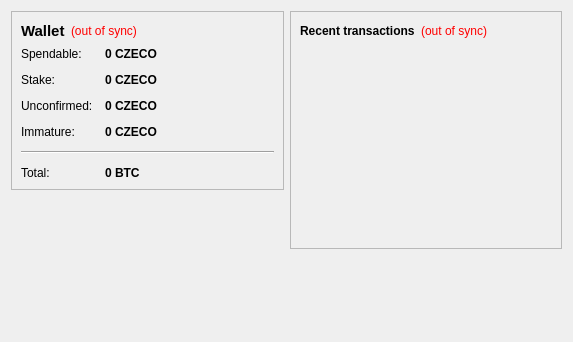
<?xml version="1.0" encoding="UTF-8"?>
<ui version="4.0">
 <class>OverviewPage</class>
 <widget class="QWidget" name="OverviewPage">
  <property name="geometry">
   <rect>
    <x>0</x>
    <y>0</y>
    <width>573</width>
    <height>342</height>
   </rect>
  </property>
  <property name="windowTitle">
   <string>Form</string>
  </property>
  <layout class="QHBoxLayout" name="horizontalLayout" stretch="1,1">
   <item>
    <layout class="QVBoxLayout" name="verticalLayout_2">
     <item>
      <widget class="QFrame" name="frame">
       <property name="frameShape">
        <enum>QFrame::StyledPanel</enum>
       </property>
       <property name="frameShadow">
        <enum>QFrame::Raised</enum>
       </property>
       <layout class="QVBoxLayout" name="verticalLayout_4">
        <item>
         <layout class="QHBoxLayout" name="horizontalLayout_4">
          <item>
           <widget class="QLabel" name="label_5">
            <property name="font">
             <font>
              <pointsize>11</pointsize>
              <weight>75</weight>
              <bold>true</bold>
             </font>
            </property>
            <property name="text">
             <string>Wallet</string>
            </property>
           </widget>
          </item>
          <item>
           <widget class="QLabel" name="labelWalletStatus">
            <property name="toolTip">
             <string>The displayed information may be out of date. Your wallet automatically synchronizes with the Czecoin network after a connection is established, but this process has not completed yet.</string>
            </property>
            <property name="styleSheet">
             <string notr="true">QLabel { color: red; }</string>
            </property>
            <property name="text">
             <string notr="true">(out of sync)</string>
            </property>
            <property name="alignment">
             <set>Qt::AlignLeading|Qt::AlignLeft|Qt::AlignVCenter</set>
            </property>
           </widget>
          </item>
          <item>
           <spacer name="horizontalSpacer_2">
            <property name="orientation">
             <enum>Qt::Horizontal</enum>
            </property>
            <property name="sizeHint" stdset="0">
             <size>
              <width>40</width>
              <height>20</height>
             </size>
            </property>
           </spacer>
          </item>
         </layout>
        </item>
        <item>
         <layout class="QFormLayout" name="formLayout_2">
          <property name="fieldGrowthPolicy">
           <enum>QFormLayout::AllNonFixedFieldsGrow</enum>
          </property>
          <property name="horizontalSpacing">
           <number>12</number>
          </property>
          <property name="verticalSpacing">
           <number>12</number>
          </property>
          <item row="0" column="0">
           <widget class="QLabel" name="label">
            <property name="text">
             <string>Spendable:</string>
            </property>
           </widget>
          </item>
          <item row="0" column="1">
           <widget class="QLabel" name="labelBalance">
            <property name="font">
             <font>
              <weight>75</weight>
              <bold>true</bold>
             </font>
            </property>
            <property name="cursor">
             <cursorShape>IBeamCursor</cursorShape>
            </property>
            <property name="toolTip">
             <string>Your current spendable balance</string>
            </property>
            <property name="text">
             <string notr="true">0 CZECO</string>
            </property>
            <property name="textInteractionFlags">
             <set>Qt::LinksAccessibleByMouse|Qt::TextSelectableByKeyboard|Qt::TextSelectableByMouse</set>
            </property>
           </widget>
          </item>
          <item row="1" column="0">
           <widget class="QLabel" name="label_6">
            <property name="text">
             <string>Stake:</string>
            </property>
           </widget>
          </item>
          <item row="1" column="1">
           <widget class="QLabel" name="labelStake">
            <property name="font">
             <font>
              <weight>75</weight>
              <bold>true</bold>
             </font>
            </property>
            <property name="cursor">
             <cursorShape>IBeamCursor</cursorShape>
            </property>
            <property name="toolTip">
             <string>Total of coins that was staked, and do not yet count toward the current balance</string>
            </property>
            <property name="text">
             <string notr="true">0 CZECO</string>
            </property>
            <property name="textInteractionFlags">
             <set>Qt::LinksAccessibleByMouse|Qt::TextSelectableByKeyboard|Qt::TextSelectableByMouse</set>
            </property>
           </widget>
          </item>
          <item row="2" column="0">
           <widget class="QLabel" name="label_3">
            <property name="text">
             <string>Unconfirmed:</string>
            </property>
           </widget>
          </item>
          <item row="2" column="1">
           <widget class="QLabel" name="labelUnconfirmed">
            <property name="font">
             <font>
              <weight>75</weight>
              <bold>true</bold>
             </font>
            </property>
            <property name="cursor">
             <cursorShape>IBeamCursor</cursorShape>
            </property>
            <property name="toolTip">
             <string>Total of transactions that have yet to be confirmed, and do not yet count toward the current balance</string>
            </property>
            <property name="text">
             <string notr="true">0 CZECO</string>
            </property>
            <property name="textInteractionFlags">
             <set>Qt::LinksAccessibleByMouse|Qt::TextSelectableByKeyboard|Qt::TextSelectableByMouse</set>
            </property>
           </widget>
          </item>
          <item row="3" column="0">
           <widget class="QLabel" name="labelImmatureText">
            <property name="text">
             <string>Immature:</string>
            </property>
           </widget>
          </item>
          <item row="3" column="1">
           <widget class="QLabel" name="labelImmature">
            <property name="font">
             <font>
              <weight>75</weight>
              <bold>true</bold>
             </font>
            </property>
            <property name="toolTip">
             <string>Mined balance that has not yet matured</string>
            </property>
            <property name="text">
             <string notr="true">0 CZECO</string>
            </property>
            <property name="textInteractionFlags">
             <set>Qt::LinksAccessibleByMouse|Qt::TextSelectableByKeyboard|Qt::TextSelectableByMouse</set>
            </property>
           </widget>
          </item>
          <item row="4" column="0" colspan="2">
           <widget class="Line" name="line">
            <property name="orientation">
             <enum>Qt::Horizontal</enum>
            </property>
           </widget>
          </item>
          <item row="5" column="0">
           <widget class="QLabel" name="labelTotalText">
            <property name="text">
             <string>Total:</string>
            </property>
           </widget>
          </item>
          <item row="5" column="1">
           <widget class="QLabel" name="labelTotal">
            <property name="font">
             <font>
              <weight>75</weight>
              <bold>true</bold>
             </font>
            </property>
            <property name="cursor">
             <cursorShape>IBeamCursor</cursorShape>
            </property>
            <property name="toolTip">
             <string>Your current total balance</string>
            </property>
            <property name="text">
             <string notr="true">0 BTC</string>
            </property>
            <property name="textInteractionFlags">
             <set>Qt::LinksAccessibleByMouse|Qt::TextSelectableByKeyboard|Qt::TextSelectableByMouse</set>
            </property>
           </widget>
          </item>
         </layout>
        </item>
       </layout>
      </widget>
     </item>
     <item>
      <spacer name="verticalSpacer_3">
       <property name="orientation">
        <enum>Qt::Vertical</enum>
       </property>
       <property name="sizeHint" stdset="0">
        <size>
         <width>20</width>
         <height>40</height>
        </size>
       </property>
      </spacer>
     </item>
     <item>
      <widget class="QLabel" name="label_2">
       <property name="text">
        <string/>
       </property>
       <property name="pixmap">
        <pixmap resource="../bitcoin.qrc">:/images/backg</pixmap>
       </property>
       <property name="scaledContents">
        <bool>false</bool>
       </property>
       <property name="alignment">
        <set>Qt::AlignCenter</set>
       </property>
      </widget>
     </item>
     <item>
      <spacer name="verticalSpacer">
       <property name="orientation">
        <enum>Qt::Vertical</enum>
       </property>
       <property name="sizeHint" stdset="0">
        <size>
         <width>20</width>
         <height>40</height>
        </size>
       </property>
      </spacer>
     </item>
    </layout>
   </item>
   <item>
    <layout class="QVBoxLayout" name="verticalLayout_3">
     <item>
      <widget class="QFrame" name="frame_2">
       <property name="frameShape">
        <enum>QFrame::StyledPanel</enum>
       </property>
       <property name="frameShadow">
        <enum>QFrame::Raised</enum>
       </property>
       <layout class="QVBoxLayout" name="verticalLayout">
        <item>
         <layout class="QHBoxLayout" name="horizontalLayout_2">
          <item>
           <widget class="QLabel" name="label_4">
            <property name="text">
             <string>&lt;b&gt;Recent transactions&lt;/b&gt;</string>
            </property>
           </widget>
          </item>
          <item>
           <widget class="QLabel" name="labelTransactionsStatus">
            <property name="toolTip">
             <string>The displayed information may be out of date. Your wallet automatically synchronizes with the Czecoin network after a connection is established, but this process has not completed yet.</string>
            </property>
            <property name="styleSheet">
             <string notr="true">QLabel { color: red; }</string>
            </property>
            <property name="text">
             <string notr="true">(out of sync)</string>
            </property>
            <property name="alignment">
             <set>Qt::AlignRight|Qt::AlignTrailing|Qt::AlignVCenter</set>
            </property>
           </widget>
          </item>
          <item>
           <spacer name="horizontalSpacer">
            <property name="orientation">
             <enum>Qt::Horizontal</enum>
            </property>
            <property name="sizeHint" stdset="0">
             <size>
              <width>40</width>
              <height>20</height>
             </size>
            </property>
           </spacer>
          </item>
         </layout>
        </item>
        <item>
         <widget class="QListView" name="listTransactions">
          <property name="styleSheet">
           <string notr="true">QListView { background: transparent; }</string>
          </property>
          <property name="frameShape">
           <enum>QFrame::NoFrame</enum>
          </property>
          <property name="verticalScrollBarPolicy">
           <enum>Qt::ScrollBarAlwaysOff</enum>
          </property>
          <property name="horizontalScrollBarPolicy">
           <enum>Qt::ScrollBarAlwaysOff</enum>
          </property>
          <property name="selectionMode">
           <enum>QAbstractItemView::NoSelection</enum>
          </property>
         </widget>
        </item>
       </layout>
      </widget>
     </item>
     <item>
      <spacer name="verticalSpacer_2">
       <property name="orientation">
        <enum>Qt::Vertical</enum>
       </property>
       <property name="sizeHint" stdset="0">
        <size>
         <width>20</width>
         <height>40</height>
        </size>
       </property>
      </spacer>
     </item>
    </layout>
   </item>
  </layout>
 </widget>
 <resources>
  <include location="../bitcoin.qrc"/>
 </resources>
 <connections/>
</ui>
